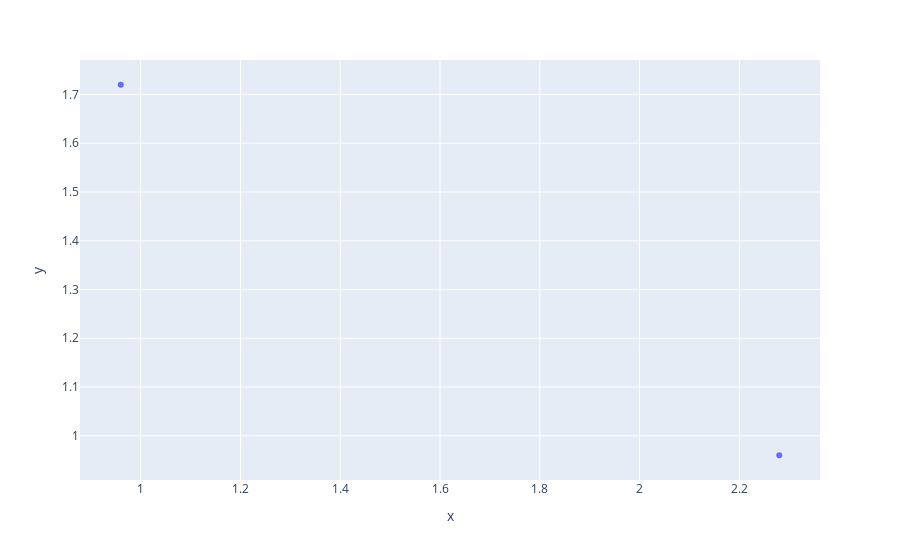

The code cell stored with this chart in its notebook:
### Code cell
import plotly.express as px
import pandas as pd
df = pd.DataFrame(a)
px.scatter(x=df[0], y=df[1])

### Figure 1 — Plotly figure (JSON) as saved in the notebook; plotly's stock layout.template omitted (floating-point values rounded to 4 significant figures)
{"data": [{"hovertemplate": "x=%{x}<br>y=%{y}<extra></extra>", "legendgroup": "", "marker": {"color": "#636efa", "symbol": "circle"}, "mode": "markers", "name": "", "orientation": "v", "showlegend": false, "type": "scatter", "x": [0.96, 2.28], "xaxis": "x", "y": [1.72, 0.96], "yaxis": "y"}], "layout": {"legend": {"tracegroupgap": 0}, "margin": {"t": 60}, "xaxis": {"anchor": "y", "domain": [0, 1], "title": {"text": "x"}}, "yaxis": {"anchor": "x", "domain": [0, 1], "title": {"text": "y"}}}}
